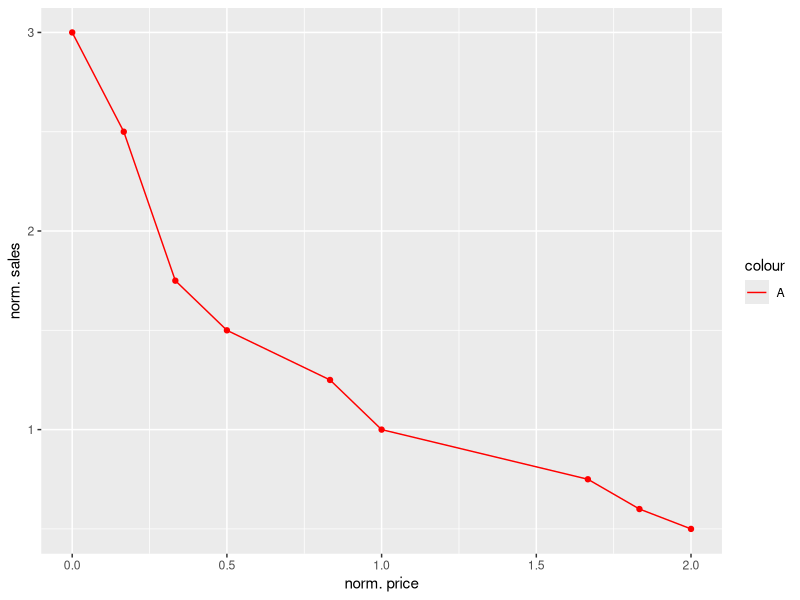
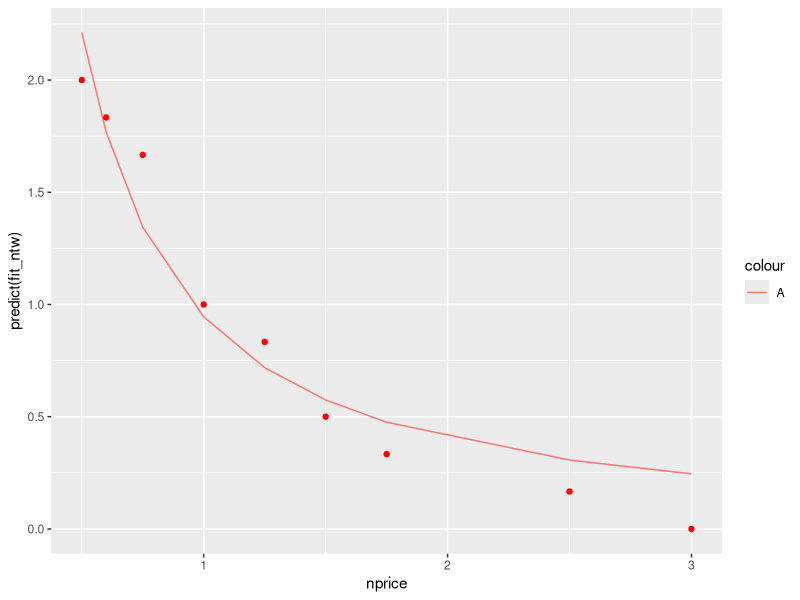

R code for these plots, in order:
library(ggplot2)

NTW <- read.csv(file = "NTW_sales.csv")

#sales <- c(NTE, NTW, KL, HKI)


NTW

norm_price = 20
norm_sales = 6


NTW$nprice<-NTW$price/norm_price
NTW$nsales<-NTW$sales/norm_sales

NTW


ggplot(data=NTW)+
  geom_line(mapping=aes(x=nsales,y=nprice,color="A"))+
  geom_point(mapping=aes(x=nsales,y=nprice),color="red")+
  labs(x="norm. price",y="norm. sales") +
  scale_color_manual(labels = c("A", "B"), values = c("red", "blue"))



fit_ntw <- nls(f=nsales~a * nprice^b,data=NTW, start = list(a = 1, b = -1.66))
summary(fit_ntw)
r2<-1-sum(residuals(fit_ntw)^2)/sum((fit_ntw$m$lhs()-mean(fit_ntw$m$lhs()))^2)
r2



ggplot(data=NTW)+
  geom_line(mapping=aes(x=nprice,y=predict(fit_ntw),color="A"))+
  geom_point(mapping=aes(x=nprice,y=nsales),color="red")


net<-function(x) {
  nd<-data.frame(nprice=x)
  nsales<-predict(fit_ntw,nd)
  # de-norm
  margin<- x * norm_price - 19
  # de-norm
  sales <-nsales* norm_sales
  # de-norm
  price <- x * norm_price
  cost <- 19 * sales
  net<-margin*sales
  print(cbind(x, nsales, margin, sales, price, cost, net))
  
  
  
  #print(cbind(nsalesa,salesa,nsalesb,salesb,sfa,sfb,grossa,grossb,neta,netb,net))
  return(net)
}

net(2.5)
op<-optimize(f=net,interval=c(0,12), maximum= TRUE)

op
